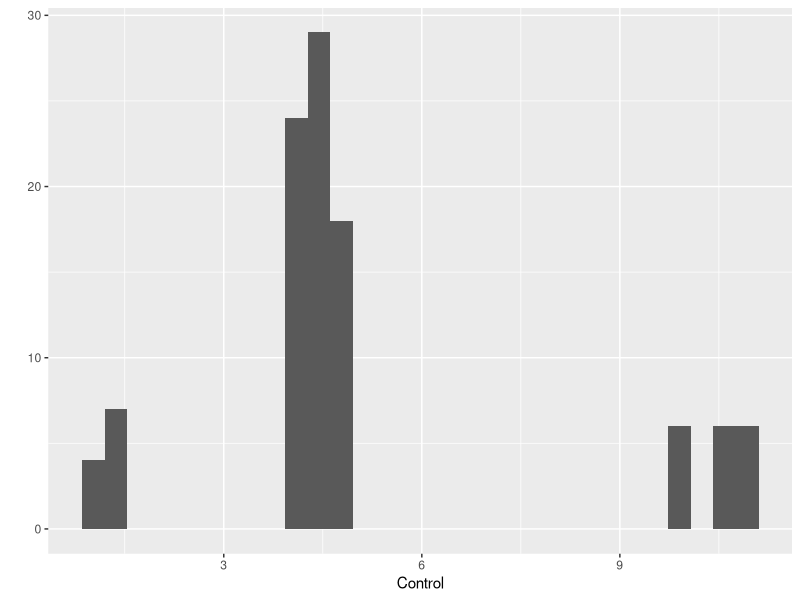
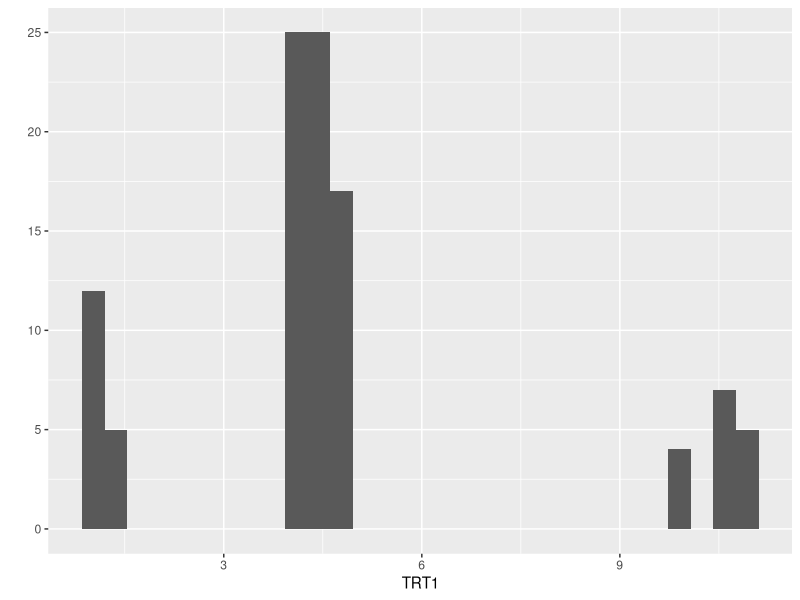
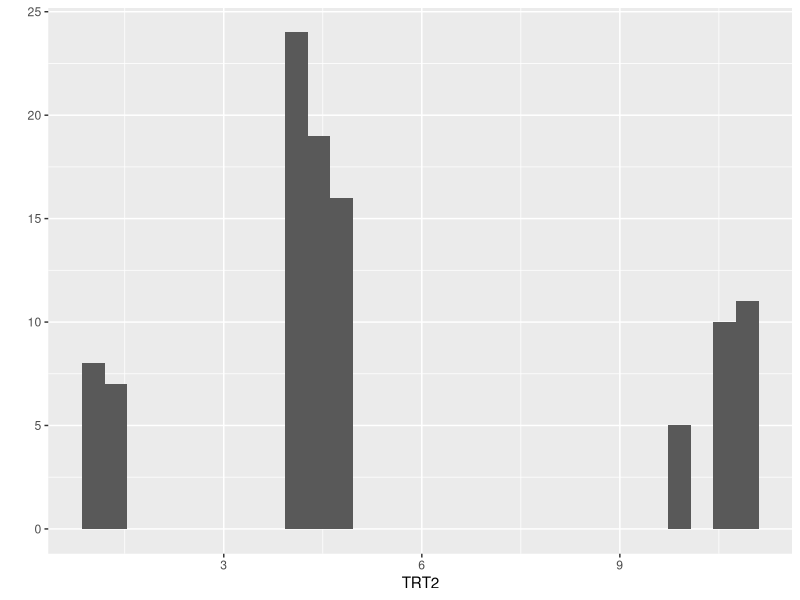

Write the R code that produced these figures, in order.
## ---- chunk 1
library(dplyr) 
library(data.table) 
library(ggplot2)
## ---- chunk 2
#Question 1

count = 0
x= c(2, 3, 12,0,5,19, 23, 64,0)

for (i in 1:length(x)){
  if (x[i] == 0) {
    count = count + 1}}
  

print(count)

## ---- chunk 3
#Question 2
z <- c(2, 0, 3, 12,0, 5, 19, 23, 64,0,0)
zsub <- z[z ==0]
length(zsub)

## ---- chunk 4
#Question 3
my_matrix <- function(x=2, y=3){ 
m <- matrix(nrow = x,ncol = y)

for (i in 1:x) {
 for (j in 1:y) {
  m[i,j] <- (i * j)
 }
}
  return(m)
} 

my_matrix()

## ---- chunk 5
#a
trt_group <- c(rep("Control",4),rep("Treatment",5), rep("Treatment 2", 20))
print(trt_group)

z <- c(runif(4) + 1, runif(5) + 10, runif(20)+4)
print(z)

df <- data.frame(trt=trt_group,res=z)
print(df)

#b

shuffled_df<- data.frame(c1=df$trt, c2=sample(df$res))
vector<-aggregate(shuffled_df$c2, list(shuffled_df$c1), FUN=mean)
print(vector)
  

#c
    
  newdataframe <- expand.grid(replicate=1:100,
                              Control=NA,
                              TRT1=NA,
                              TRT2=NA
                              )

for(i in 1:100) {
    x<-shuffled_df<- data.frame(c1=df$trt, c2=sample(df$res))
    vector<-aggregate(shuffled_df$c2, list(shuffled_df$c1), FUN=mean)
    
    newdataframe[i,1] <-i
    newdataframe[i,2] <- x[1,2] 
    newdataframe[i,3] <- x[2,2] 
    newdataframe[i,4] <- x[3,2]

}
print(newdataframe)
 
#4

qplot(Control, data = newdataframe, geom = "histogram")

qplot(TRT1, data = newdataframe, geom = "histogram")

qplot(TRT2, data = newdataframe, geom = "histogram")

#BONUS


